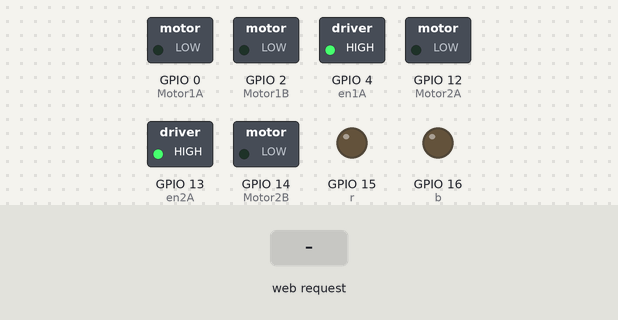
The sketch below on a simulated ESP8266 (NodeMCU). Shown: switched loads named in the sketch (green lamp = pin HIGH), output pins drawn as LEDs (lit = HIGH). The test bench sets the inputs (shaded band). WiFi joins after 1.5 s; servers stay silent unless stated; what the sketch prints to the serial monitor is not drawn.

Above: at 2.7 s.
2.8 s: HTTP request GET /UP received
At 3.4 s:
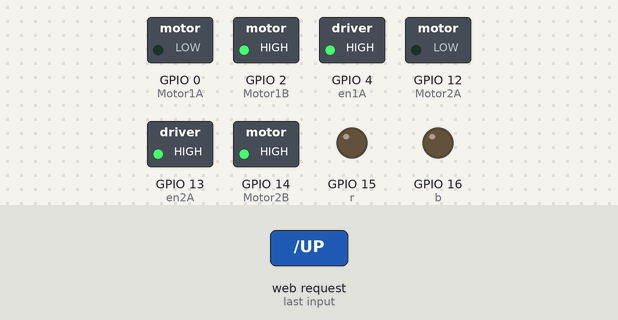
4.3 s: HTTP request GET /DOWN received
At 5.5 s:
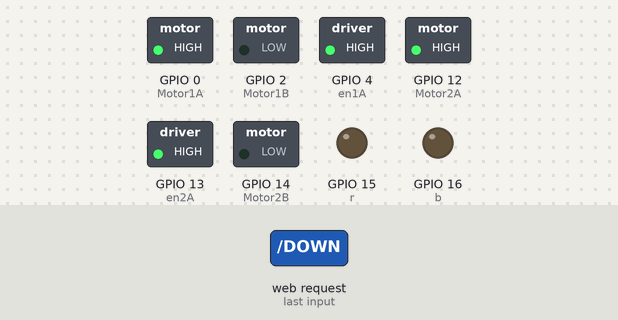
5.8 s: HTTP request GET /RIGHT received
At 6.8 s:
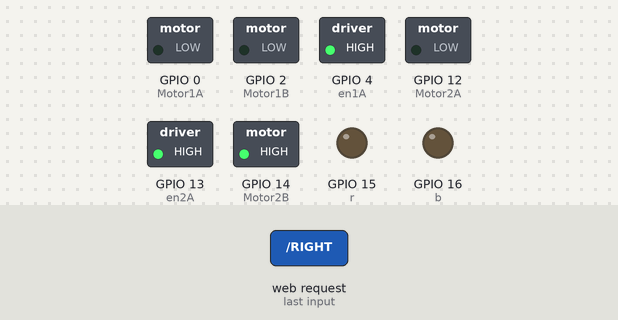
7.3 s: HTTP request GET /LEFT received
At 8.0 s:
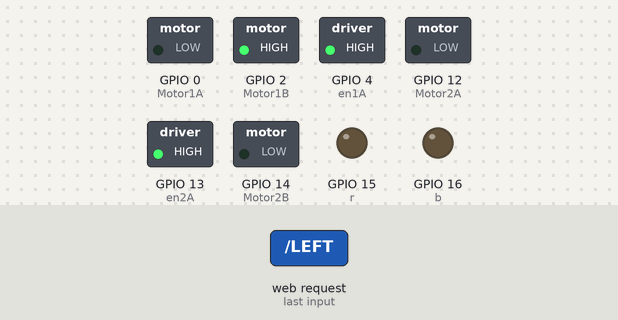
Timing chart, 0 to 9.8 s (numbered marks = the images above; inputs shaded):
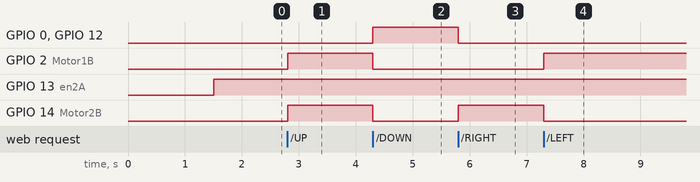

The sketch:

carro-Servidor.ino
```cpp
#include <ESP8266WiFi.h>

const char* ssid = "IZZI-38CA";
const char* password = "8871B1CA38CA";

WiFiServer server(80);

//left
#define en1A 4

#define Motor1A 0
#define Motor1B 2

//right
#define en2A 13

#define Motor2A 12
#define Motor2B 14

//Led
#define r 15
#define g 5
#define b 16

//Sensor Ultrasonico

int Pecho = 5;
int Ptrig = 16;

int tiempo, distancia;


void setup() {
    Serial.begin(115200);
    pinMode(r, OUTPUT);
    pinMode(g, OUTPUT);
    pinMode(b, OUTPUT);

    pinMode(en1A, OUTPUT);
    pinMode(Motor1A, OUTPUT);
    pinMode(Motor1B , OUTPUT);

    pinMode(en2A, OUTPUT);
    pinMode(Motor2A, OUTPUT);
    pinMode(Motor2B, OUTPUT);

    pinMode(Pecho, INPUT);     // define el pin 6 como entrada (echo)
    pinMode(Ptrig, OUTPUT);

    Serial.print("Connecting to Internet ");
    WiFi.begin(ssid, password);
    while (WiFi.status() != WL_CONNECTED)
    {
      delay(500);
      Serial.print(".");
      }
      Serial.println("WiFi connected");

   /*-------- server started---------*/
    server.begin();
    Serial.println("Server started");

    /*------printing ip address--------*/
    Serial.print("IP Address of network: ");
    Serial.println(WiFi.localIP());
    Serial.print("Copy and paste the following URL: https://");
    Serial.print(WiFi.localIP());
    Serial.println("/");
  }
void loop() {


    digitalWrite(en1A, 1); // Send PWM signal to L298N Enable pin
    digitalWrite(en2A, 1);
    WiFiClient client = server.available();
    if (!client)
    {
      return;
    }
  Serial.println("Waiting for new client");
  while(!client.available())
  {
    delay(1);
  }

  String request = client.readStringUntil('\r');
  Serial.println(request);
  client.flush();


  digitalWrite(Ptrig, LOW);
  delayMicroseconds(4);
  digitalWrite(Ptrig, HIGH);   // genera el pulso de triger por 10ms
  delayMicroseconds(10);
  digitalWrite(Ptrig, LOW);


   if(request.indexOf("/UP") != -1){
    //UP
      digitalWrite(Motor1A, LOW);
      digitalWrite(Motor1B, HIGH);

      digitalWrite(Motor2A, LOW);
      digitalWrite(Motor2B, HIGH);

    }
 else if (request.indexOf("/DOWN") != -1)
  {
    //DOWN
    digitalWrite(Motor1A, HIGH);
    digitalWrite(Motor1B, LOW);

    digitalWrite(Motor2A, HIGH);
    digitalWrite(Motor2B, LOW);
  }else if (request.indexOf("/RIGHT") != -1){

      //Right

    digitalWrite(Motor1A, LOW);
    digitalWrite(Motor1B, LOW);

    digitalWrite(Motor2A, LOW);
    digitalWrite(Motor2B, HIGH);
  }else if (request.indexOf("/LEFT") != -1){
      //Left

    digitalWrite(Motor1A, LOW);
    digitalWrite(Motor1B, HIGH);

    digitalWrite(Motor2A, LOW);
    digitalWrite(Motor2B, LOW);
  }else if(request.indexOf("/STOP") != -1){
    digitalWrite(Motor1A, LOW);
    digitalWrite(Motor1B, LOW);

    digitalWrite(Motor2A, LOW);
    digitalWrite(Motor2B, LOW);

  }


    client.println("HTTP/1.1 200 OK");
  client.println("Content-Type: text/html");
  client.println("");
  client.println("<!DOCTYPE HTML>");
  client.println("<head><meta name=\"viewport\" content=\"width=device-width, initial-scale=3.0, user-scalable=no\">");
  client.println("<html>");
  client.println("<br><br>");
  client.println("<a href=\"/UP\"\"><button>Adelante</button></a>");
   client.println("<br><br>");
   client.println("<a href=\"/LEFT\"\"><button>Izquierda</button></a>");
   client.println("<a href=\"/RIGHT\"\"><button>Derecha</button></a>");

   client.println("<br><br>");
  client.println("<a href=\"/DOWN\"\"><button>Atras</button></a><br />");
  client.println("<a href=\"/STOP\"\"><button>Stop</button></a><br />");
  client.print("</style>");
  client.println("</html>");

  delay(1);
  Serial.println("Client disconnected");
  Serial.println("");

}
void myDelay(int del) {
  unsigned long myPrevMillis = millis();
  while (millis()- myPrevMillis <= del);
}
```

Measured:
- after the input at 2.8 s, GPIO 2 (Motor1B), GPIO 14 (Motor2B): LOW → HIGH at once
- after the input at 4.3 s, GPIO 0 (Motor1A), GPIO 12 (Motor2A): LOW → HIGH at once; GPIO 2 (Motor1B), GPIO 14 (Motor2B): HIGH → LOW at once
- after the input at 5.8 s, GPIO 0 (Motor1A), GPIO 12 (Motor2A): HIGH → LOW at once; GPIO 14 (Motor2B): LOW → HIGH at once
- after the input at 7.3 s, GPIO 2 (Motor1B): LOW → HIGH at once; GPIO 14 (Motor2B): HIGH → LOW at once
